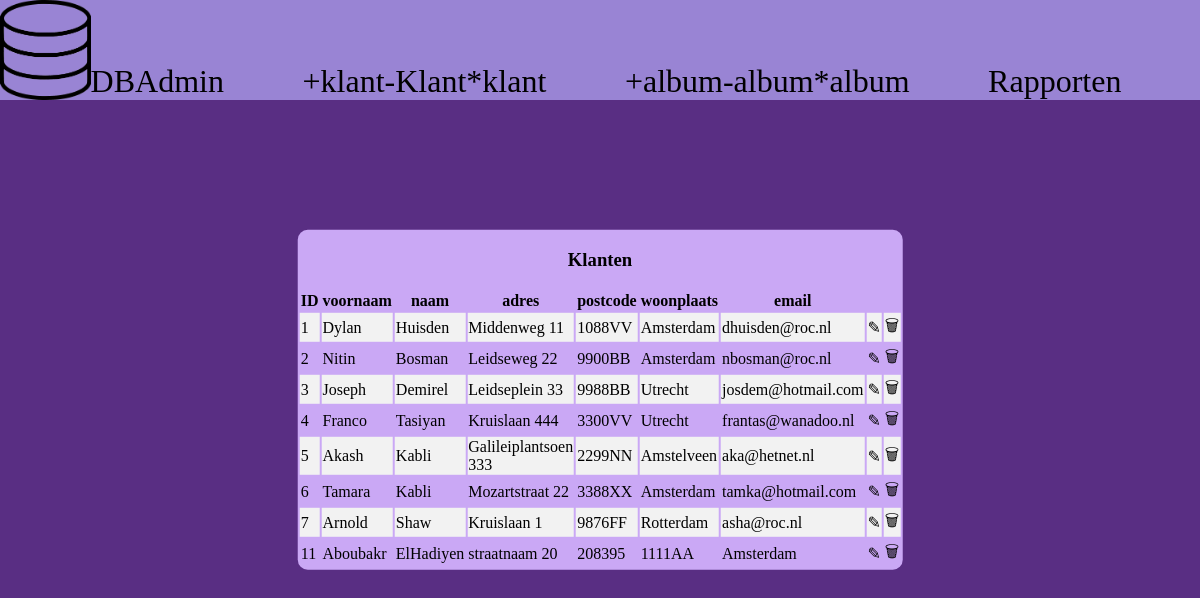
Page /klanten.php on the earlier database version.
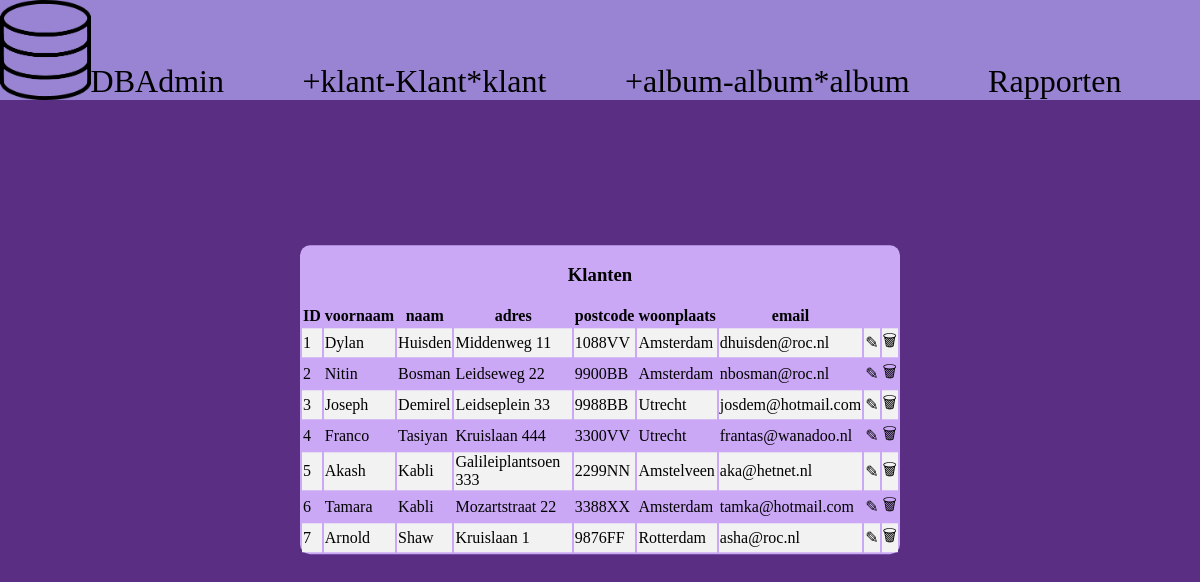
Same page on the later database version.
### tables this page shows
CREATE TABLE `klant` (
  `ID` int(11) NOT NULL,
  `voornaam` varchar(20) NOT NULL DEFAULT '',
  `naam` varchar(20) NOT NULL DEFAULT '',
  `adres` varchar(20) NOT NULL DEFAULT '',
  `postcode` varchar(6) NOT NULL DEFAULT '',
  `woonplaats` varchar(20) NOT NULL DEFAULT '',
  `email` varchar(20) NOT NULL DEFAULT ''
);

### klanten.php (the view, shortened to what this page needs)
<html lang="en">
<head>
    <link rel="stylesheet" href="assets/css/style.css">
</head>
<body>
    <?php include "nav.php"; ?>
    <section class="klanten-section">
        <div class="container">
            <div class="row">
                <div class="table">
                    <table>
                        <caption>
                            <h3>Klanten</h3>
                        </caption>
                        <thead>
                            <?php
                            include 'conn.php';
                            try {
                                $sql = "SELECT * FROM klant";
                                $stmt = $pdo->prepare($sql);
                                $stmt->execute();
                                $kolommen = $stmt->fetch(PDO::FETCH_ASSOC);
                            } catch (PDOException $e) {
                                echo $sql . "<br>" . $e->getMessage();
                            }
                            foreach ($kolommen as $value => $key) {
                                echo "<th><b>" . $value . "</b></th>";
                            }
                            echo "</thead>";
                            echo "<tbody>";
                            $bgcolor = true;
                            $stmt->execute();
                            while ($row = $stmt->fetch(PDO::FETCH_ASSOC)) {
                                echo ($bgcolor ? "<tr bgcolor='#f2f2f2'>" : "<tr>");
                                echo "<td>" . $row['ID'] . "</td>";
                                echo "<td>" . $row['voornaam'] . "</td>";
                                echo "<td>" . $row['naam'] . "</td>";
                                echo "<td>" . $row['adres'] . "</td>";
                                echo "<td>" . $row['postcode'] . "</td>";
                                echo "<td>" . $row['woonplaats'] . "</td>";
                                echo "<td>" . $row['email'] . "</td>";
                                echo "<td><a href='./klant-bewerken.php?id=" . $row['ID'] . "'>&#9998;</a></td>";
                                echo "<td><a style='text-decoration: none' href='klant-verwijder.php?id=" . $row['ID'] . "' onclick='return confirm(\"Are you sure you want to delete this record?\");'>&#128465;</a></td></tr>";
                                $bgcolor = ($bgcolor ? false : true);
                            }
                            ?>
                    </table>
                </div>
            </div>
        </div>
    </section>
</body>
</html>

Differences in the rows shown:
removed klant: ID "11", voornaam "Aboubakr", naam "ElHadiyen", adres "straatnaam 20", postcode "208395", woonplaats "1111AA", email "Amsterdam"
